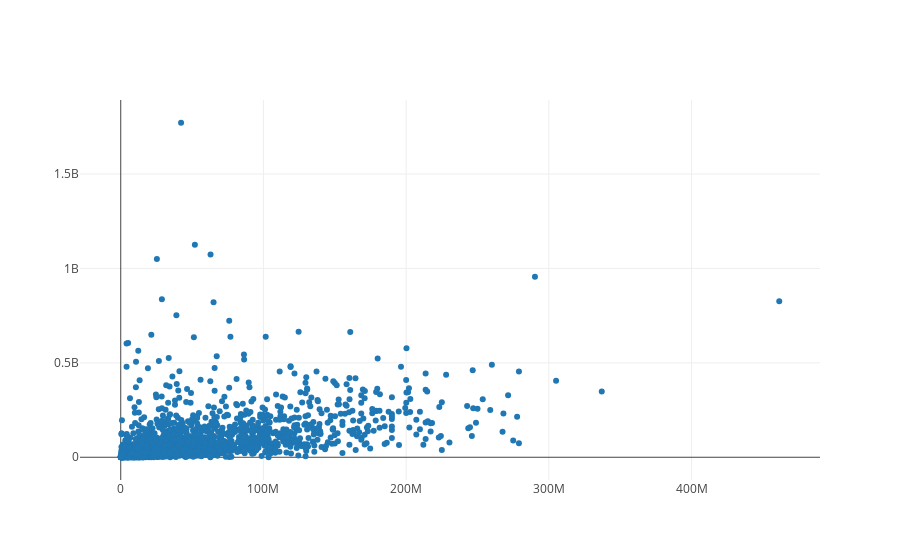

Notebook source saved alongside this figure:
### Markdown cell above
> Once we have written the above code, we'll be ready to plot this data. Press shift + enter on the code below and you should see all movies in a graph.

### Code cell
from graph import plot
from plotly.offline import iplot, init_notebook_mode
init_notebook_mode(connected=True)

plot([revenues_per_budgets_trace])

### Figure 1 — Plotly figure (JSON) as saved in the notebook; plotly's stock layout.template omitted (floating-point values rounded to 4 significant figures; data arrays with more than 128 entries replaced by an {"elided": "..."} marker saying what was removed)
{"data": [{"mode": "markers", "name": "data", "text": {"elided": "1776 str values"}, "type": "scatter", "uid": "31b9af10-7cf2-11e9-bf43-db15398f0b55", "x": {"elided": "1776 int values"}, "y": {"elided": "1776 int values"}}], "layout": {}}
